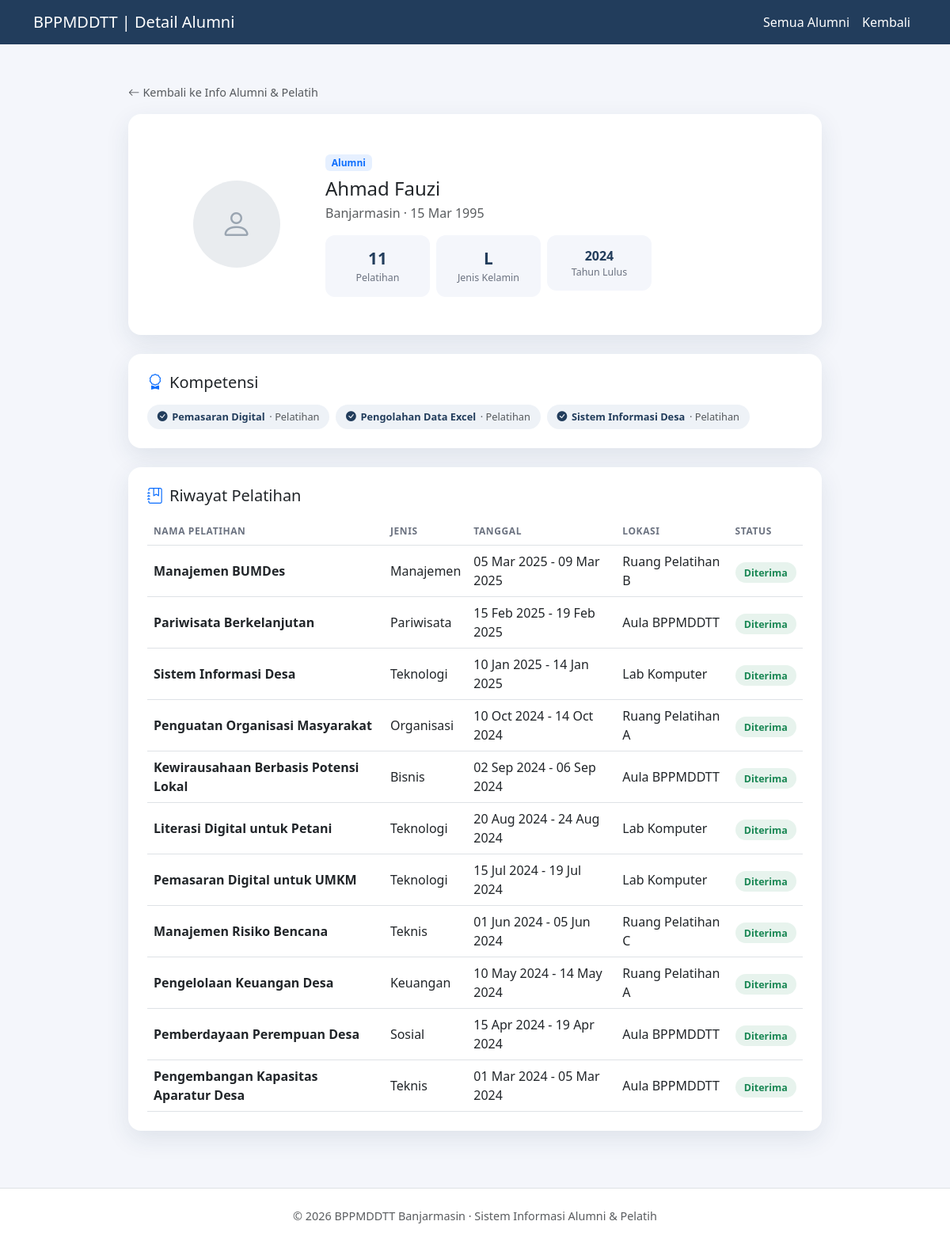
Page /login/alumni_detail_publik.php?id=1 on the committed database.
### tables this page shows
CREATE TABLE `alumni` (
  `id` int(10) UNSIGNED NOT NULL,
  `user_id` int(10) UNSIGNED NOT NULL,
  `nik` varchar(20) DEFAULT NULL,
  `tempat_lahir` varchar(100) DEFAULT NULL,
  `tanggal_lahir` date DEFAULT NULL,
  `jenis_kelamin` enum('L','P') DEFAULT NULL,
  `alamat` text DEFAULT NULL,
  `telepon` varchar(20) DEFAULT NULL,
  `tanggal_lulus` date DEFAULT NULL,
  `foto` varchar(255) DEFAULT NULL,
  `created_at` timestamp NOT NULL DEFAULT current_timestamp(),
  `updated_at` timestamp NOT NULL DEFAULT current_timestamp() ON UPDATE current_timestamp()
);

CREATE TABLE `users` (
  `id` int(10) UNSIGNED NOT NULL,
  `name` varchar(100) NOT NULL,
  `email` varchar(150) NOT NULL,
  `password` varchar(255) NOT NULL,
  `role` enum('admin','instruktur','peserta','alumni','kepala') NOT NULL DEFAULT 'peserta',
  `is_active` tinyint(1) NOT NULL DEFAULT 1,
  `created_at` timestamp NOT NULL DEFAULT current_timestamp(),
  `updated_at` timestamp NOT NULL DEFAULT current_timestamp() ON UPDATE current_timestamp()
);

CREATE TABLE `alumni_kompetensi` (
  `id` int(10) UNSIGNED NOT NULL,
  `alumni_id` int(10) UNSIGNED NOT NULL,
  `kompetensi_id` int(10) UNSIGNED NOT NULL,
  `sumber` enum('pelatihan','mandiri','pengalaman_kerja') NOT NULL DEFAULT 'pelatihan',
  `created_at` timestamp NOT NULL DEFAULT current_timestamp()
);

CREATE TABLE `kompetensi` (
  `id` int(10) UNSIGNED NOT NULL,
  `nama_kompetensi` varchar(150) NOT NULL,
  `kategori` varchar(100) DEFAULT NULL,
  `deskripsi` text DEFAULT NULL,
  `created_at` timestamp NOT NULL DEFAULT current_timestamp()
);

CREATE TABLE `peserta_pelatihan` (
  `id` int(10) UNSIGNED NOT NULL,
  `user_id` int(10) UNSIGNED NOT NULL,
  `pelatihan_id` int(10) UNSIGNED NOT NULL,
  `tanggal_daftar` date DEFAULT NULL,
  `status_verifikasi` enum('menunggu','diterima','ditolak') NOT NULL DEFAULT 'menunggu',
  `alasan_tolak` varchar(255) DEFAULT NULL,
  `tgl_verifikasi` timestamp NULL DEFAULT NULL,
  `diverifikasi_oleh` int(10) UNSIGNED DEFAULT NULL,
  `status_kehadiran` enum('hadir','tidak_hadir','izin') NOT NULL DEFAULT 'hadir',
  `nilai` decimal(5,2) DEFAULT NULL,
  `status_lulus` enum('lulus','tidak_lulus','belum_dinilai') NOT NULL DEFAULT 'belum_dinilai',
  `sertifikat_url` varchar(255) DEFAULT NULL,
  `created_at` timestamp NOT NULL DEFAULT current_timestamp(),
  `updated_at` timestamp NOT NULL DEFAULT current_timestamp() ON UPDATE current_timestamp()
);

CREATE TABLE `pelatihan` (
  `id` int(10) UNSIGNED NOT NULL,
  `nama_pelatihan` varchar(200) NOT NULL,
  `jenis` varchar(100) DEFAULT NULL,
  `deskripsi` text DEFAULT NULL,
  `tanggal_mulai` date NOT NULL,
  `tanggal_selesai` date NOT NULL,
  `kuota` smallint(6) NOT NULL DEFAULT 30,
  `instruktur_id` int(10) UNSIGNED NOT NULL,
  `lokasi` varchar(200) DEFAULT NULL,
  `status` enum('aktif','selesai','dibatalkan') NOT NULL DEFAULT 'aktif',
  `created_at` timestamp NOT NULL DEFAULT current_timestamp(),
  `updated_at` timestamp NOT NULL DEFAULT current_timestamp() ON UPDATE current_timestamp()
);

### login/security.php (called while the page is built, shortened)
<?php
function e(string $str): string {
    return htmlspecialchars($str, ENT_QUOTES, 'UTF-8');
}

### login/alumni_detail_publik.php (the view, shortened to what this page needs)
<?php
include 'koneksi.php';
include 'security.php';
$id = isset($_GET['id']) ? $_GET['id'] : null;
$id = (int) $id;
$q = mysqli_query($koneksi, "
    SELECT a.*, u.name, u.email
    FROM alumni a
    JOIN users u ON a.user_id = u.id
    WHERE a.id = $id
    LIMIT 1
");
$alumni = mysqli_fetch_assoc($q);
if ($alumni) {
    $riwayat = mysqli_query($koneksi, "
        SELECT p.nama_pelatihan, p.jenis, p.tanggal_mulai, p.tanggal_selesai,
               p.lokasi, pp.status_verifikasi
        FROM peserta_pelatihan pp
        JOIN pelatihan p ON pp.pelatihan_id = p.id
        WHERE pp.user_id = {$alumni['user_id']}
        ORDER BY p.tanggal_mulai DESC
    ");
    $kompetensi = mysqli_query($koneksi, "
        SELECT k.nama_kompetensi, k.kategori, ak.sumber
        FROM alumni_kompetensi ak
        JOIN kompetensi k ON ak.kompetensi_id = k.id
        WHERE ak.alumni_id = $id
        ORDER BY k.nama_kompetensi ASC
    ");
    $jml_pelatihan = mysqli_num_rows($riwayat);
}
$sumberLabel = [
    'pelatihan'         => 'Pelatihan',
    'mandiri'           => 'Belajar Mandiri',
    'pengalaman_kerja'  => 'Pengalaman Kerja',
];
?>
<!DOCTYPE html>
<html lang="id">
<head>
  <link href="https://cdn.jsdelivr.net/npm/bootstrap@5.3.0/dist/css/bootstrap.min.css" rel="stylesheet">
  <link href="https://cdn.jsdelivr.net/npm/bootstrap-icons@1.11.0/font/bootstrap-icons.css" rel="stylesheet">
</head>
<body>
<nav class="navbar navbar-expand-lg sticky-top">
  <div class="container">
    <a class="navbar-brand" href="Infoalumni_pelatih.php">BPPMDDTT | Detail Alumni</a>
    <div class="collapse navbar-collapse" id="navMenu">
      <ul class="navbar-nav ms-auto align-items-lg-center">
        <li class="nav-item"><a class="nav-link" href="semua_alumni.php">Semua Alumni</a></li>
        <li class="nav-item"><a class="nav-link" href="Infoalumni_pelatih.php">Kembali</a></li>
      </ul>
    </div>
  </div>
</nav>
<main class="py-5">
  <div class="container" style="max-width:900px;">
    <?php if (!$alumni): ?>
      <div class="text-center py-5">
        <i class="bi bi-person-x" style="font-size:3rem; color:#c9d2dc;"></i>
        <h4 class="mt-3">Data alumni tidak ditemukan</h4>
        <p class="text-muted">Alumni yang Anda cari mungkin sudah tidak tersedia.</p>
        <a href="semua_alumni.php" class="btn btn-primary mt-2">Lihat Semua Alumni</a>
      </div>
    <?php else: ?>
      <a href="Infoalumni_pelatih.php" class="text-decoration-none text-muted d-inline-flex align-items-center mb-3" style="font-size:.9rem;">
        <i class="bi bi-arrow-left me-1"></i> Kembali ke Info Alumni & Pelatih
      </a>
      <div class="card profile-card mb-4">
        <div class="card-body p-4 p-md-5">
          <div class="row align-items-center g-4">
            <div class="col-md-3 text-center">
              <?php if (!empty($alumni['foto']) && file_exists(__DIR__ . '/../assets/images/profiles/' . $alumni['foto'])): ?>
                <img src="../assets/images/profiles/<?= e($alumni['foto']) ?>" alt="Foto <?= e($alumni['name']) ?>" class="avatar">
              <?php else: ?>
                <div class="avatar"><i class="bi bi-person"></i></div>
              <?php endif; ?>
            </div>
            <div class="col-md-9">
              <span class="badge bg-primary bg-opacity-10 text-primary fw-semibold mb-2">Alumni</span>
              <h2 class="h4 mb-1"><?= e($alumni['name']) ?></h2>
              <p class="text-muted mb-3">
                <?= e($alumni['tempat_lahir'] ?: '-') ?>
                <?php if (!empty($alumni['tanggal_lahir'])): ?>
                  &middot; <?= date('d M Y', strtotime($alumni['tanggal_lahir'])) ?>
                <?php endif; ?>
              </p>
              <div class="row row-cols-3 g-2" style="max-width:420px;">
                <div class="col"><div class="stat-box"><div class="num"><?= $jml_pelatihan ?></div><div class="label">Pelatihan</div></div></div>
                <div class="col"><div class="stat-box"><div class="num"><?= $alumni['jenis_kelamin'] ?: '-' ?></div><div class="label">Jenis Kelamin</div></div></div>
                <div class="col"><div class="stat-box"><div class="num" style="font-size:1rem;"><?= $alumni['tanggal_lulus'] ? date('Y', strtotime($alumni['tanggal_lulus'])) : '-' ?></div><div class="label">Tahun Lulus</div></div></div>
              </div>
            </div>
          </div>
        </div>
      </div>
      <div class="card profile-card mb-4">
        <div class="card-body p-4">
          <h5 class="mb-3"><i class="bi bi-award text-primary me-2"></i>Kompetensi</h5>
          <?php if (mysqli_num_rows($kompetensi) === 0): ?>
            <p class="text-muted mb-0">Belum ada data kompetensi.</p>
          <?php else: ?>
            <div class="d-flex flex-wrap gap-2">
              <?php while ($k = mysqli_fetch_assoc($kompetensi)): ?>
                <span class="badge-kompetensi">
                  <i class="bi bi-check-circle-fill"></i>
                  <?= e($k['nama_kompetensi']) ?>
                  <span class="text-muted fw-normal">&middot; <?= e($sumberLabel[$k['sumber']] ?? $k['sumber']) ?></span>
                </span>
              <?php endwhile; ?>
            </div>
          <?php endif; ?>
        </div>
      </div>
      <div class="card profile-card">
        <div class="card-body p-4">
          <h5 class="mb-3"><i class="bi bi-journal-bookmark text-primary me-2"></i>Riwayat Pelatihan</h5>
          <?php if ($jml_pelatihan === 0): ?>
            <p class="text-muted mb-0">Belum pernah mengikuti pelatihan.</p>
          <?php else: ?>
            <div class="table-responsive">
              <table class="table table-hover align-middle mb-0">
                <thead>
                  <tr>
                    <th>Nama Pelatihan</th>
                    <th>Jenis</th>
                    <th>Tanggal</th>
                    <th>Lokasi</th>
                    <th>Status</th>
                  </tr>
                </thead>
                <tbody>
                  <?php mysqli_data_seek($riwayat, 0); while ($r = mysqli_fetch_assoc($riwayat)):
                    $statusClass = [
                      'diterima' => 'bg-success bg-opacity-10 text-success',
                      'menunggu' => 'bg-warning bg-opacity-10 text-warning',
                      'ditolak'  => 'bg-danger bg-opacity-10 text-danger',
                    ][$r['status_verifikasi']] ?? 'bg-secondary bg-opacity-10 text-secondary';
                  ?>
                  <tr>
                    <td class="fw-semibold"><?= e($r['nama_pelatihan']) ?></td>
                    <td><?= e($r['jenis'] ?: '-') ?></td>
                    <td><?= date('d M Y', strtotime($r['tanggal_mulai'])) ?> - <?= date('d M Y', strtotime($r['tanggal_selesai'])) ?></td>
                    <td><?= e($r['lokasi'] ?: '-') ?></td>
                    <td><span class="status-badge <?= $statusClass ?>"><?= ucfirst($r['status_verifikasi']) ?></span></td>
                  </tr>
                  <?php endwhile; ?>
                </tbody>
              </table>
            </div>
          <?php endif; ?>
        </div>
      </div>
    <?php endif; ?>
  </div>
</main>
<footer class="py-4 bg-white border-top mt-4">
  <div class="container text-center text-muted" style="font-size:.9rem;">
    &copy; <?= date('Y') ?> BPPMDDTT Banjarmasin · Sistem Informasi Alumni & Pelatih
  </div>
</footer>
</body>
</html>

### login/alumni_detail_publik.php (style rules this page uses)
:root { --primary: #223D5C; --primary-dark: #1A2D48; --gold: #D4A473; }
body { background:#f4f6fb; color:#1a2942; font-family:Segoe UI, sans-serif; }
.navbar { background: var(--primary); }
.navbar-brand, .navbar-nav .nav-link { color:#fff !important; }
.profile-card { border:none; border-radius:16px; box-shadow:0 10px 30px rgba(34,61,92,.10); }
.avatar { width:110px; height:110px; border-radius:50%; object-fit:cover; background:#e9ecef; display:flex; align-items:center; justify-content:center; color:#9aa5b1; font-size:2.5rem; margin:0 auto; }
.stat-box { background:#f4f6fb; border-radius:12px; padding:14px 10px; text-align:center; }
.stat-box .num { font-size:1.3rem; font-weight:700; color:var(--primary); }
.stat-box .label { font-size:.78rem; color:#6b7280; }
.badge-kompetensi { background:#eef2f7; color:var(--primary); border-radius:999px; padding:.4rem .8rem; font-size:.8rem; font-weight:600; display:inline-flex; align-items:center; gap:.35rem; }
.table thead th { text-transform:uppercase; letter-spacing:.05em; font-size:.75rem; color:#6b7280; }
.status-badge { border-radius:999px; padding:.3rem .7rem; font-size:.78rem; font-weight:600; }

### rows in the picture
alumni: user.name "Ahmad Fauzi", tempat_lahir "Banjarmasin", tanggal_lahir "15 Mar 1995", jenis_kelamin "L", tanggal_lulus "2024"
alumni_kompetensi: kompetensi.nama_kompetensi "Pemasaran Digital", sumber "Pelatihan"
alumni_kompetensi: kompetensi.nama_kompetensi "Pengolahan Data Excel", sumber "Pelatihan"
alumni_kompetensi: kompetensi.nama_kompetensi "Sistem Informasi Desa", sumber "Pelatihan"
peserta_pelatihan: pelatihan.nama_pelatihan "Manajemen BUMDes", pelatihan.jenis "Manajemen", pelatihan.tanggal_mulai "05 Mar 2025", pelatihan.tanggal_selesai "09 Mar 2025", pelatihan.lokasi "Ruang Pelatihan B", status_verifikasi "Diterima"
peserta_pelatihan: pelatihan.nama_pelatihan "Pariwisata Berkelanjutan", pelatihan.jenis "Pariwisata", pelatihan.tanggal_mulai "15 Feb 2025", pelatihan.tanggal_selesai "19 Feb 2025", pelatihan.lokasi "Aula BPPMDDTT", status_verifikasi "Diterima"
peserta_pelatihan: pelatihan.nama_pelatihan "Sistem Informasi Desa", pelatihan.jenis "Teknologi", pelatihan.tanggal_mulai "10 Jan 2025", pelatihan.tanggal_selesai "14 Jan 2025", pelatihan.lokasi "Lab Komputer", status_verifikasi "Diterima"
peserta_pelatihan: pelatihan.nama_pelatihan "Penguatan Organisasi Masyarakat", pelatihan.jenis "Organisasi", pelatihan.tanggal_mulai "10 Oct 2024", pelatihan.tanggal_selesai "14 Oct 2024", pelatihan.lokasi "Ruang Pelatihan A", status_verifikasi "Diterima"
peserta_pelatihan: pelatihan.nama_pelatihan "Kewirausahaan Berbasis Potensi Lokal", pelatihan.jenis "Bisnis", pelatihan.tanggal_mulai "02 Sep 2024", pelatihan.tanggal_selesai "06 Sep 2024", pelatihan.lokasi "Aula BPPMDDTT", status_verifikasi "Diterima"
peserta_pelatihan: pelatihan.nama_pelatihan "Literasi Digital untuk Petani", pelatihan.jenis "Teknologi", pelatihan.tanggal_mulai "20 Aug 2024", pelatihan.tanggal_selesai "24 Aug 2024", pelatihan.lokasi "Lab Komputer", status_verifikasi "Diterima"
peserta_pelatihan: pelatihan.nama_pelatihan "Pemasaran Digital untuk UMKM", pelatihan.jenis "Teknologi", pelatihan.tanggal_mulai "15 Jul 2024", pelatihan.tanggal_selesai "19 Jul 2024", pelatihan.lokasi "Lab Komputer", status_verifikasi "Diterima"
peserta_pelatihan: pelatihan.nama_pelatihan "Manajemen Risiko Bencana", pelatihan.jenis "Teknis", pelatihan.tanggal_mulai "01 Jun 2024", pelatihan.tanggal_selesai "05 Jun 2024", pelatihan.lokasi "Ruang Pelatihan C", status_verifikasi "Diterima"
peserta_pelatihan: pelatihan.nama_pelatihan "Pengelolaan Keuangan Desa", pelatihan.jenis "Keuangan", pelatihan.tanggal_mulai "10 May 2024", pelatihan.tanggal_selesai "14 May 2024", pelatihan.lokasi "Ruang Pelatihan A", status_verifikasi "Diterima"
peserta_pelatihan: pelatihan.nama_pelatihan "Pemberdayaan Perempuan Desa", pelatihan.jenis "Sosial", pelatihan.tanggal_mulai "15 Apr 2024", pelatihan.tanggal_selesai "19 Apr 2024", pelatihan.lokasi "Aula BPPMDDTT", status_verifikasi "Diterima"
peserta_pelatihan: pelatihan.nama_pelatihan "Pengembangan Kapasitas Aparatur Desa", pelatihan.jenis "Teknis", pelatihan.tanggal_mulai "01 Mar 2024", pelatihan.tanggal_selesai "05 Mar 2024", pelatihan.lokasi "Aula BPPMDDTT", status_verifikasi "Diterima"

### other values in the picture
$jml_pelatihan "11"
